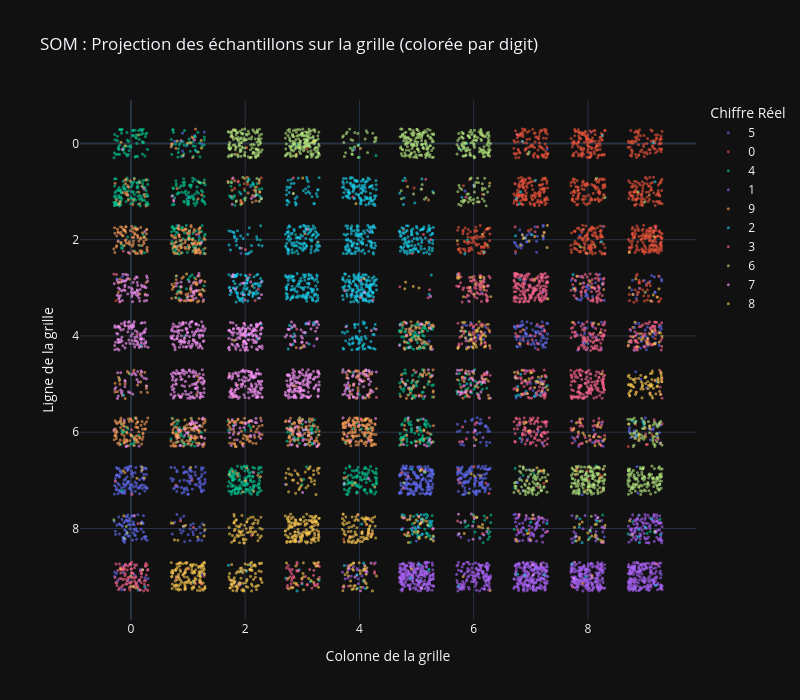

The notebook cell saved with this chart:
### Markdown cell above
## 9. Projection 2D colorée par digit

On place chaque échantillon à la position (row, col) de son BMU sur la grille, avec un léger jitter pour éviter la superposition. La couleur indique le chiffre réel : si la carte préserve bien la topologie, les chiffres similaires devraient se regrouper.

### Code cell
# Position grille de chaque BMU + jitter pour la lisibilité
rng = np.random.default_rng(42)
bmu_coords = model.C[latent.array]
jitter = rng.uniform(-0.3, 0.3, size=bmu_coords.shape)
coords_jittered = bmu_coords + jitter

fig = px.scatter(
    x=coords_jittered[:, 1],
    y=coords_jittered[:, 0],
    color=digit_labels.astype(str),
    color_discrete_sequence=px.colors.qualitative.Plotly,
    labels=dict(x="Colonne de la grille", y="Ligne de la grille", color="Chiffre Réel"),
    title="SOM : Projection des échantillons sur la grille (colorée par digit)"
)
fig.update_layout(
    width=800, height=700,
    template="plotly_dark",
    yaxis=dict(autorange="reversed")
)
fig.update_traces(marker=dict(size=3, opacity=0.6))
fig.show()

### Figure 1 — Plotly figure (JSON) as saved in the notebook; plotly's stock layout.template omitted (floating-point values rounded to 4 significant figures; data arrays with more than 128 entries replaced by an {"elided": "..."} marker saying what was removed)
{"data": [{"hovertemplate": "Chiffre Réel=5<br>Colonne de la grille=%{x}<br>Ligne de la grille=%{y}<extra></extra>", "legendgroup": "5", "marker": {"color": "#636EFA", "opacity": 0.6, "size": 3, "symbol": "circle"}, "mode": "markers", "name": "5", "showlegend": true, "type": "scattergl", "x": {"elided": "863 float values"}, "xaxis": "x", "y": {"elided": "863 float values"}, "yaxis": "y"}, {"hovertemplate": "Chiffre Réel=0<br>Colonne de la grille=%{x}<br>Ligne de la grille=%{y}<extra></extra>", "legendgroup": "0", "marker": {"color": "#EF553B", "opacity": 0.6, "size": 3, "symbol": "circle"}, "mode": "markers", "name": "0", "showlegend": true, "type": "scattergl", "x": {"elided": "1001 float values"}, "xaxis": "x", "y": {"elided": "1001 float values"}, "yaxis": "y"}, {"hovertemplate": "Chiffre Réel=4<br>Colonne de la grille=%{x}<br>Ligne de la grille=%{y}<extra></extra>", "legendgroup": "4", "marker": {"color": "#00CC96", "opacity": 0.6, "size": 3, "symbol": "circle"}, "mode": "markers", "name": "4", "showlegend": true, "type": "scattergl", "x": {"elided": "980 float values"}, "xaxis": "x", "y": {"elided": "980 float values"}, "yaxis": "y"}, {"hovertemplate": "Chiffre Réel=1<br>Colonne de la grille=%{x}<br>Ligne de la grille=%{y}<extra></extra>", "legendgroup": "1", "marker": {"color": "#AB63FA", "opacity": 0.6, "size": 3, "symbol": "circle"}, "mode": "markers", "name": "1", "showlegend": true, "type": "scattergl", "x": {"elided": "1127 float values"}, "xaxis": "x", "y": {"elided": "1127 float values"}, "yaxis": "y"}, {"hovertemplate": "Chiffre Réel=9<br>Colonne de la grille=%{x}<br>Ligne de la grille=%{y}<extra></extra>", "legendgroup": "9", "marker": {"color": "#FFA15A", "opacity": 0.6, "size": 3, "symbol": "circle"}, "mode": "markers", "name": "9", "showlegend": true, "type": "scattergl", "x": {"elided": "978 float values"}, "xaxis": "x", "y": {"elided": "978 float values"}, "yaxis": "y"}, {"hovertemplate": "Chiffre Réel=2<br>Colonne de la grille=%{x}<br>Ligne de la grille=%{y}<extra></extra>", "legendgroup": "2", "marker": {"color": "#19D3F3", "opacity": 0.6, "size": 3, "symbol": "circle"}, "mode": "markers", "name": "2", "showlegend": true, "type": "scattergl", "x": {"elided": "991 float values"}, "xaxis": "x", "y": {"elided": "991 float values"}, "yaxis": "y"}, {"hovertemplate": "Chiffre Réel=3<br>Colonne de la grille=%{x}<br>Ligne de la grille=%{y}<extra></extra>", "legendgroup": "3", "marker": {"color": "#FF6692", "opacity": 0.6, "size": 3, "symbol": "circle"}, "mode": "markers", "name": "3", "showlegend": true, "type": "scattergl", "x": {"elided": "1032 float values"}, "xaxis": "x", "y": {"elided": "1032 float values"}, "yaxis": "y"}, {"hovertemplate": "Chiffre Réel=6<br>Colonne de la grille=%{x}<br>Ligne de la grille=%{y}<extra></extra>", "legendgroup": "6", "marker": {"color": "#B6E880", "opacity": 0.6, "size": 3, "symbol": "circle"}, "mode": "markers", "name": "6", "showlegend": true, "type": "scattergl", "x": {"elided": "1014 float values"}, "xaxis": "x", "y": {"elided": "1014 float values"}, "yaxis": "y"}, {"hovertemplate": "Chiffre Réel=7<br>Colonne de la grille=%{x}<br>Ligne de la grille=%{y}<extra></extra>", "legendgroup": "7", "marker": {"color": "#FF97FF", "opacity": 0.6, "size": 3, "symbol": "circle"}, "mode": "markers", "name": "7", "showlegend": true, "type": "scattergl", "x": {"elided": "1070 float values"}, "xaxis": "x", "y": {"elided": "1070 float values"}, "yaxis": "y"}, {"hovertemplate": "Chiffre Réel=8<br>Colonne de la grille=%{x}<br>Ligne de la grille=%{y}<extra></extra>", "legendgroup": "8", "marker": {"color": "#FECB52", "opacity": 0.6, "size": 3, "symbol": "circle"}, "mode": "markers", "name": "8", "showlegend": true, "type": "scattergl", "x": {"elided": "944 float values"}, "xaxis": "x", "y": {"elided": "944 float values"}, "yaxis": "y"}], "layout": {"height": 700, "legend": {"title": {"text": "Chiffre Réel"}, "tracegroupgap": 0}, "title": {"text": "SOM : Projection des échantillons sur la grille (colorée par digit)"}, "width": 800, "xaxis": {"anchor": "y", "domain": [0, 1], "title": {"text": "Colonne de la grille"}}, "yaxis": {"anchor": "x", "autorange": "reversed", "domain": [0, 1], "title": {"text": "Ligne de la grille"}}}}
